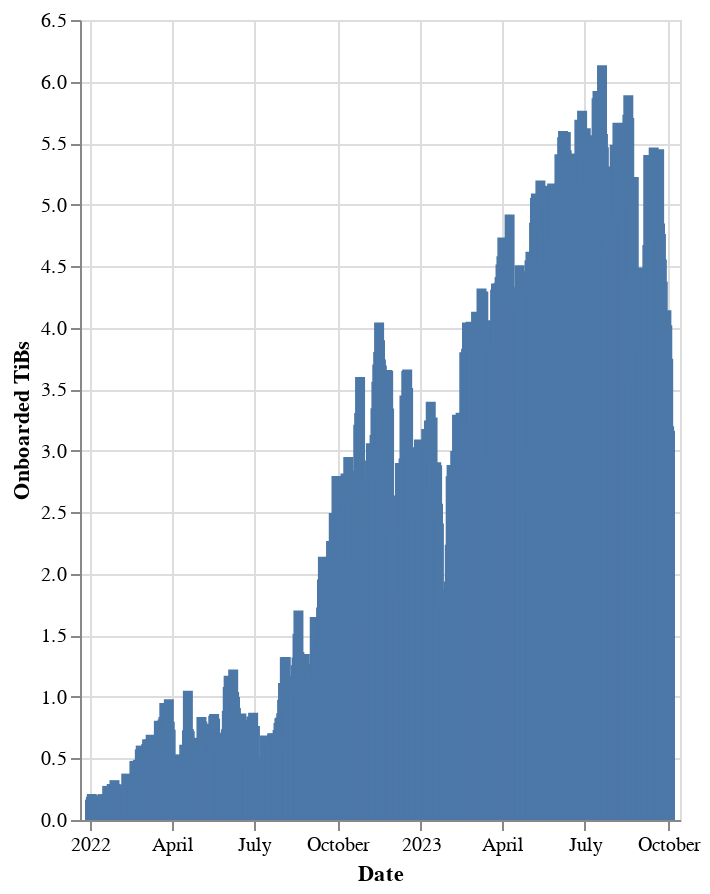

This figure's notebook cell:
### Markdown cell above
## Data Onboarding Rate

### Code cell
# | output: true

c = (
    alt.Chart(df)
    .mark_bar()
    .encode(
        x=alt.X("date:T", title="Date"),
        y=alt.Y("onboarded_tibs:Q", title="Onboarded TiBs"),
        tooltip=[
            alt.Tooltip("date:T", title="Date"),
            alt.Tooltip("onboarded_tibs:Q", title="Onboarded TiBs"),
        ],
    )
    .properties(width="container", height=400)
    # .interactive(bind_y=False)
)

c.display()

### Figure 1 — Vega-Lite specification as saved in the notebook (floating-point values rounded to 4 significant figures; data arrays with more than 128 entries replaced by an {"elided": "..."} marker saying what was removed)
{"usermeta": {"embedOptions": {"theme": "powerbi"}}, "config": {"view": {"continuousWidth": 300, "continuousHeight": 300}}, "data": {"name": "data-2f75afeef72b790ffb31d8043a8a3c99"}, "mark": {"type": "bar"}, "encoding": {"tooltip": [{"field": "date", "title": "Date", "type": "temporal"}, {"field": "onboarded_tibs", "title": "Onboarded TiBs", "type": "quantitative"}], "x": {"field": "date", "title": "Date", "type": "temporal"}, "y": {"field": "onboarded_tibs", "title": "Onboarded TiBs", "type": "quantitative"}}, "height": 400, "width": "container", "$schema": "https://vega.github.io/schema/vega-lite/v5.15.1.json", "datasets": {"data-2f75afeef72b790ffb31d8043a8a3c99": {"elided": "641 records"}}}
